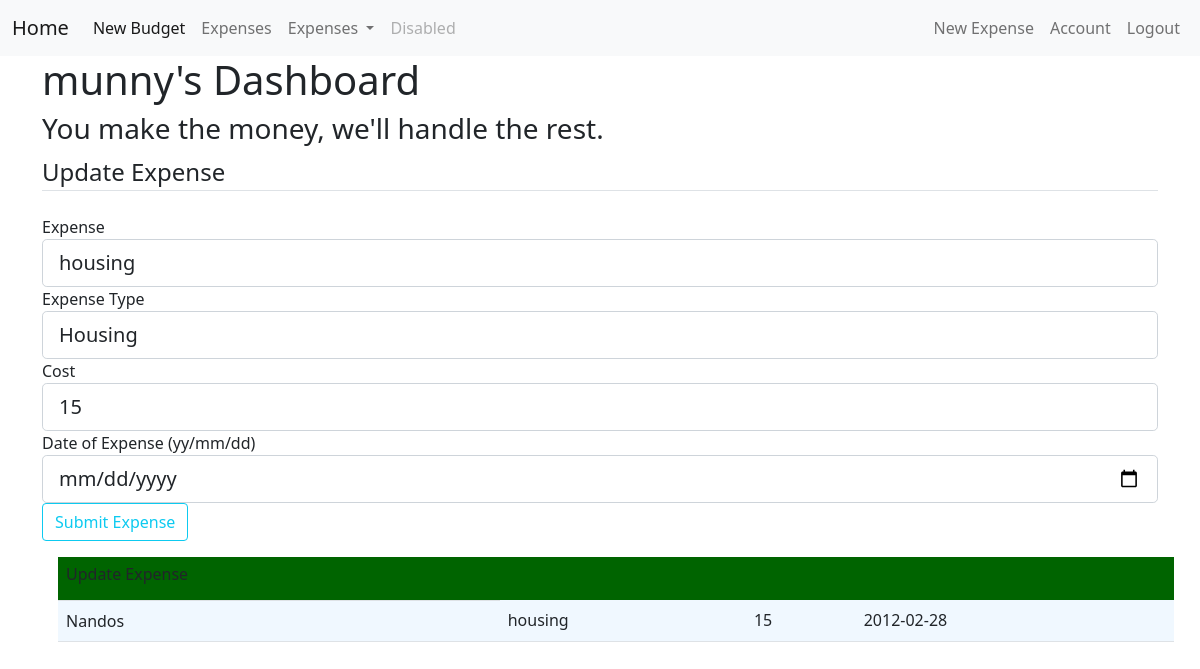
Page /expense/1 (signed in) on the committed database.
### budget_app/models.py (models this page shows, shortened)
class User(db.Model, UserMixin):
    id = db.Column(db.Integer, primary_key=True)
    email = db.Column(db.String(120), unique=True, nullable=False)
    username = db.Column(db.String(20), unique=True, nullable=False)
    password = db.Column(db.String(60), nullable=False)
    total_cost = db.Column(db.Integer, nullable=False, default = 0)
    expense = db.relationship('Expense', backref='user', lazy=True)

class Expense(db.Model):
    id = db.Column(db.Integer, primary_key=True)
    vendor = db.Column(db.String(100), nullable=False)
    expense_type = db.Column(db.String(50), nullable=False)
    cost = db.Column(db.Integer, nullable=False)
    date_posted = db.Column(db.DateTime, nullable=False, default=datetime.utcnow)
    user_id = db.Column(db.Integer, db.ForeignKey('user.id'), nullable=False)

### budget_app/routes.py (the view)
@app.route("/expense/<int:expense_id>", methods=['GET', 'POST'])
@login_required
def expense(expense_id):
    user = User.query.get_or_404(current_user.id)
    expense = Expense.query.get_or_404(expense_id)
    form = UpdateExpenseForm()
    if form.validate_on_submit():
        expense.vendor = form.expense.data
        expense.expense_type = form.expense.data
        expense.cost = form.cost.data
        expense.date_posted = form.date.data
        expense.user_id = session["user_id"]
        user.total_cost += expense.cost
        print(user.total_cost)
        db.session.commit()
        flash('Expense successfully updated.', 'success')
        return redirect(url_for('start'))
    elif request.method == "GET":
        form.expense.data = expense.vendor
        form.expense.data = expense.expense_type
        form.cost.data  = expense.cost
        form.date.data  = expense.date_posted
        session["user_id"] = expense.user_id
    return render_template('expense.html', title='Expense', expense=expense, form=form)

### budget_app/forms.py
class UpdateExpenseForm(FlaskForm):
    expense = StringField('Expense', validators=[DataRequired()])
    expense_type = SelectField(u'Expense Type', choices=[('housing', 'Housing'), ('food', 'Food'), ('transport', 'Transportation'), ('bills', 'Bills'),('entertainment', 'Entertainment'),('investments', 'Investments'),('misc','Miscellaneous'), ('groceries', 'Groceries')], validators=[DataRequired()])
    cost = IntegerField('Cost', validators=[DataRequired()])
    date = DateField('Date of Expense (yy/mm/dd)', format='%y/%m/%d', validators=[DataRequired()])
    submit = SubmitField('Submit Expense')

### budget_app/models.py (called while the page is built)
@login_manager.user_loader
def load_user(user_id):
    return User.query.get(int(user_id))

### budget_app/templates/expense.html (shortened to what this page needs)
{% extends 'base.html' %}
{% block head %}
<link rel="stylesheet" href="/static/styles.css" />
{% endblock %}
{% block body %}
    <h1>{{current_user.username}}'s Dashboard </h1>
    <h3>You make the money, we'll handle the rest.</h3>
    <table class="table">
        <tr class="table__header">
        <td class="table__cell"><h6>Update Expense</h6>
        </td>
        </tr>
        <tr class="table__row">
            <td class= "table__cell">{{ expense.vendor }}</td>
            <td class= "table__cell">{{ expense.expense_type }}</td>
            <td class= "table__cell">{{ expense.cost }}</td>
            <td class= "table__cell">{{ expense.date_posted.strftime('%Y-%m-%d') }}</td>
        </tr>
        <form method="POST" action="">
            <fieldset class="form-group">
                <legend class="border-bottom mb-4">Update Expense</legend>
                <div class="form-group">
                    {{ form.expense.label(class="form-control-label") }}
                    {% if form.expense.errors %}
                        {{ form.expense(class="form-control form-control-lg is-invalid") }}
                        <div class="invalid-feedback">
                            {% for error in form.expense.errors %}
                                <span>{{ error }}</span>
                            {% endfor %}
                        </div>
                    {% else %}
                        {{ form.expense(class="form-control form-control-lg") }}
                    {% endif %}
                </div>
                <div class="form-group">
                    {{ form.expense_type.label(class="form-control-label") }}
                    {% if form.expense_type.errors %}
                        {{ form.expense_type(class="form-control form-control-lg is-invalid") }}
                        <div class="invalid-feedback">
                            {% for error in form.expense_type.errors %}
                                <span>{{ error }}</span>
                            {% endfor %}
                        </div>
                    {% else %}
                        {{ form.expense_type(class="form-control form-control-lg") }}
                    {% endif %}
                </div>
                <div class="form-group">
                    {{ form.cost.label(class="form-control-label") }}
                    {% if form.cost.errors %}
                        {{ form.cost(class="form-control form-control-lg is-invalid") }}
                        <div class="invalid-feedback">
                            {% for error in form.cost.errors %}
                                <span>{{ error }}</span>
                            {% endfor %}
                        </div>
                    {% else %}
                        {{ form.cost(class="form-control form-control-lg") }}
                    {% endif %}
                </div>
                <div class="form-group">
                    {{ form.date.label(class="form-control-label") }}
                    {% if form.date.errors %}
                        {{ form.date(class="form-control form-control-lg is-invalid") }}
                        <div class="invalid-feedback">
                            {% for error in form.date.errors %}
                                <span>{{ error }}</span>
                            {% endfor %}
                        </div>
                    {% else %}
                        {{ form.date(class="form-control form-control-lg") }}
                    {% endif %}
                </div>
            </fieldset>
            <div class="form-group">
                {{ form.submit(class="btn btn-outline-info") }}
            </div>
        </form>
    </table>
{% endblock %}

### budget_app/static/styles.css (style rules this page uses)
.table { border-spacing: 0; margin: 1rem; background-color: darkgreen; }
.table__row:nth-child(even) { background-color: aliceblue; }
.table__header { text-align: left; }
.table__cell { padding: 8px; }

### rows in the picture
User: username "munny"
Expense: vendor "Nandos", expense_type "housing", cost "15", date_posted "2012-02-28"
